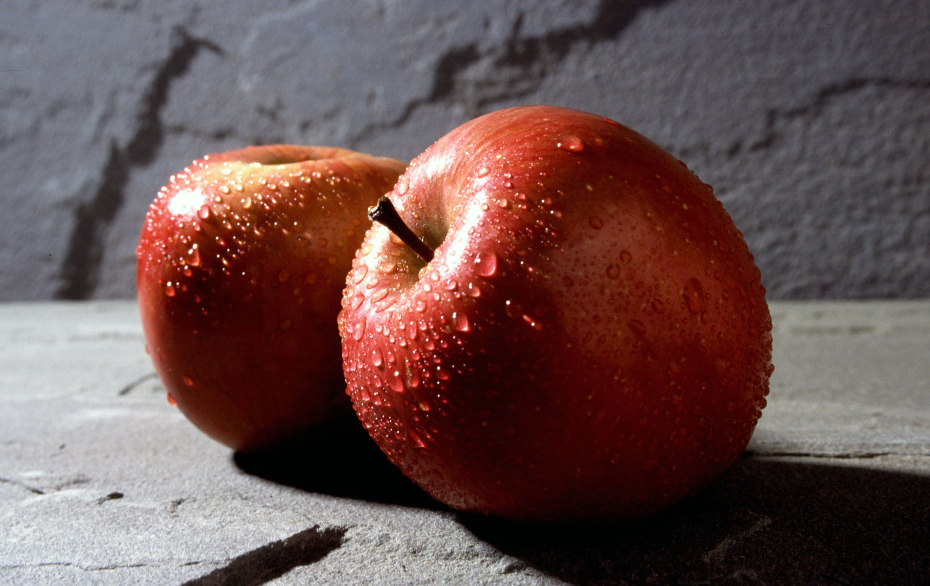
#> input picture cpv-images/apple.jpg, 2790 x 1758 px, given in place of the camera (shown at 1/3 size)
$ jupyter execute 'cpv-camera frames.ipynb'   (shell and % lines are left out)   (older library calls are emulated)   (text cells are left out)
#> lines starting #> are read from the running program, lines starting #| are printed output that depends on the picture; after the words box and inside, x2 and y2 are one past the last pixel; in counts of white or black regions, pixels touching at a corner belong together
[cell 1]
import cv2

cap = cv2.VideoCapture(0)
ret, frame = cap.read()
#> frame is the input picture: shape (1758, 2790, 3); mean B, G, R 78.4, 80.3, 105.8

while True:
    ret, frame = cap.read()
    if not ret:
        break

    cv2.imshow('Frame', frame)
    # Press 'q' to exit
    if cv2.waitKey(1) & 0xFF == ord('q'):
#> (key q is pressed here)
        break

cap.release()
cv2.destroyAllWindows()

[cell 2]
import numpy as np

fx, fy = 800, 800  # pixels
cx, cy = 320, 240  # image center

K = np.array([[fx, 0, cx],
              [0, fy, cy],
              [0, 0, 1]], dtype=float)

print("Matrix K:\n", K)

[cell 3]
import numpy as np

X_3d = np.array([1.0, 2.0, 5.0])
# Perspective divide first
x_norm = X_3d[0] / X_3d[2]
y_norm = X_3d[1] / X_3d[2]

p_h = np.array([x_norm, y_norm, 1])
p_2d = K @ p_h

u = int(p_2d[0])
v = int(p_2d[1])

print("p_2d = K @ p_h:\n", p_2d)
print("u = p_2d[0]:", u)
print("v = p_2d[1]:", v)

[cell 4]
import numpy as np

x, y, z = 1.0, 2.0, 6.5
X_3d_new = np.array([x, y, z])
# Perspective divide first
x_norm = X_3d_new[0] / X_3d_new[2]
y_norm = X_3d_new[1] / X_3d_new[2]

p_h = np.array([x_norm, y_norm, 1])
p_2d = K @ p_h

u = int(p_2d[0])
v = int(p_2d[1])

print("p_2d = K @ p_h:\n", p_2d)
print("u = p_2d[0]:", u)
print("v = p_2d[1]:", v)

[cell 5]
import pickle
import numpy as np

K, dist, image_size, reprojection_error = (np.array([[800, 0, 320],
                                                   [0, 800, 240],
                                                   [0, 0, 1]], dtype=float),
                                           np.array([0.1, -0.05, 0.001, 0.0005, 0.0]),
                                           (640, 480),
                                           0.5)
# Save calibration data
calib_data = {'K': K,
              'dist': dist,
              'image_size': image_size,
              'reprojection_error': reprojection_error}

with open('calib.pkl', 'wb') as f:
    pickle.dump(calib_data, f)

# Load saved calibration
with open('calib.pkl', 'rb') as f:
    calib_data = pickle.load(f)

K = calib_data['K']
dist = calib_data['dist']

print("K matrix loaded:\n", K)

# Save rvecs/tvecs
rvecs = [np.array([[0.1],
                   [0.2],
                   [0.3]])]

tvecs = [np.array([[1.0],
                   [2.0],
                   [3.0]])]

pose_data = {'rvecs': rvecs, 'tvecs': tvecs}

with open('pose.pkl', 'wb') as f:
    pickle.dump(pose_data, f)

[cell 6]
import cv2
import pickle

# Load calibration
with open('calib.pkl', 'rb') as f:
    calib_data = pickle.load(f)

K = calib_data['K']
dist = calib_data['dist']

# Open camera
cap = cv2.VideoCapture(0)

if not cap.isOpened():
    print("Cannot open camera")
    exit()

# Read one frame to get size
ret, frame = cap.read()
if not ret:
    print("Cannot read frame")
    exit()

h, w = frame.shape[:2]
#> h = 1758; w = 2790

# Precompute remap (FAST)
mapx, mapy = cv2.initUndistortRectifyMap(K, dist, None, K, (w, h), cv2.CV_32FC1)

# Loop
while True:
    ret, frame = cap.read()
    if not ret:
        break

    # Undistort
    undist1 = cv2.undistort(frame, K, dist)
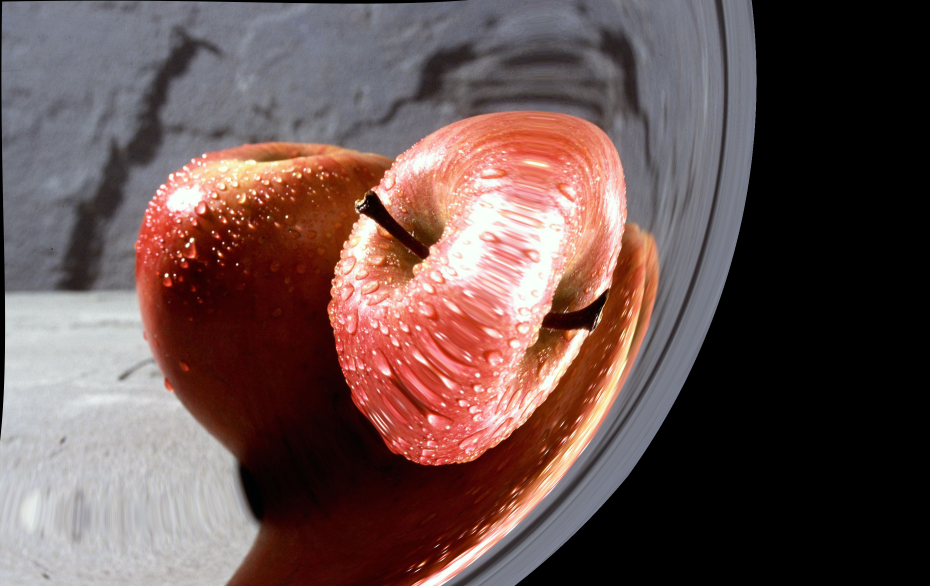
#> undist1: shape (1758, 2790, 3) (shown at 1/3 size); mean B, G, R 79.3, 81.7, 104.6
    undist2 = cv2.remap(frame, mapx, mapy, cv2.INTER_LINEAR)

    # Show
    cv2.imshow('Original', frame)
    cv2.imshow('Undistorted', undist1)
    cv2.imshow('Undistorted (remap)', undist2)

    # Press 'q' to quit
    if cv2.waitKey(1) & 0xFF == ord('q'):
#> (key q is pressed here)
        break

# Cleanup
cap.release()
cv2.destroyAllWindows()

[cell 7]
img = frame.copy()

u1, v1 = 400, 300
u2, v2 = 450, 350

projected_points = [(u1, v1), (u2, v2)]
print("Projected points (u, v):", projected_points)

for (u, v) in projected_points:
    cv2.circle(img, (u, v), 5, (0, 255, 0), -1)

cv2.imshow('Projected', img)

key = cv2.waitKey(0) & 0xFF
#> (key q is pressed here)
if key == ord('q'):
    cv2.destroyAllWindows()

[cell 8]
import cv2

img = cv2.imread("pink_flower.jpg")
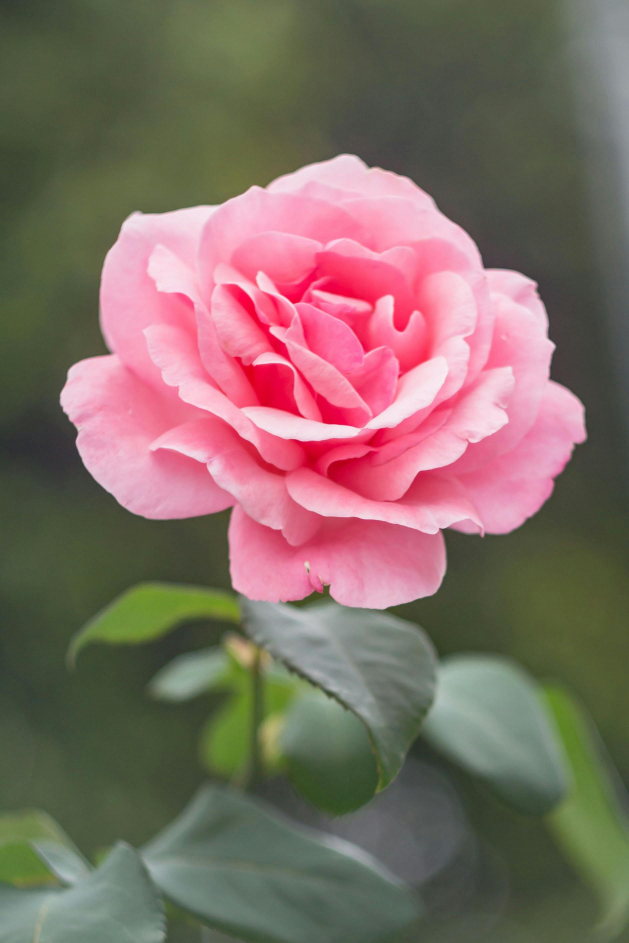
#> input picture pink_flower.jpg, 1886 x 2829 px (shown at 1/3 size)
#> img is the input picture: shape (2829, 1886, 3); mean B, G, R 100.7, 108.5, 128.6
gray = cv2.cvtColor(img, cv2.COLOR_BGR2GRAY)
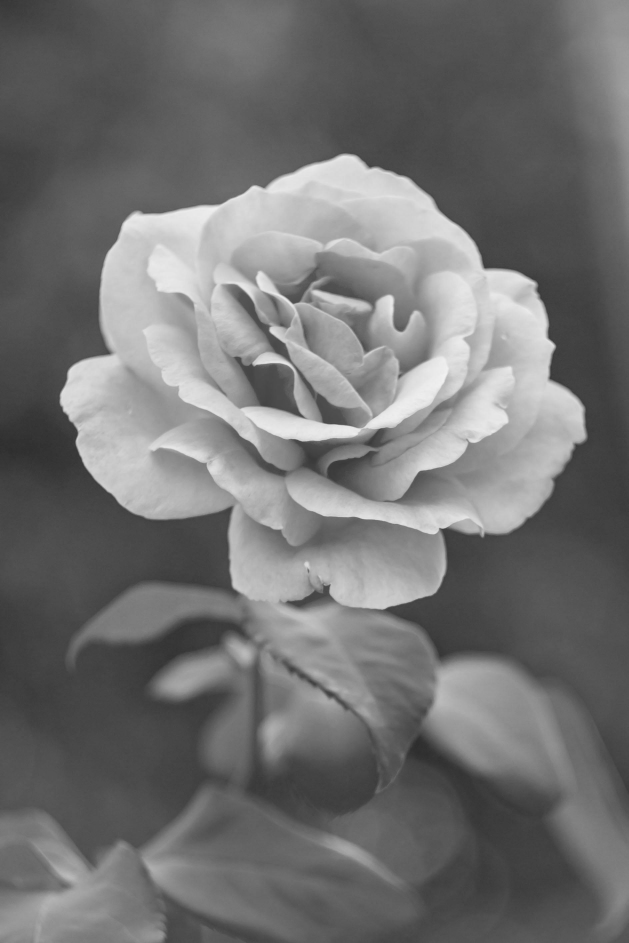
#> gray: shape (2829, 1886) (shown at 1/3 size); min 41, max 244, mean 113.6

# Threshold first
_, thresh = cv2.threshold(gray, 127, 255, cv2.THRESH_BINARY)
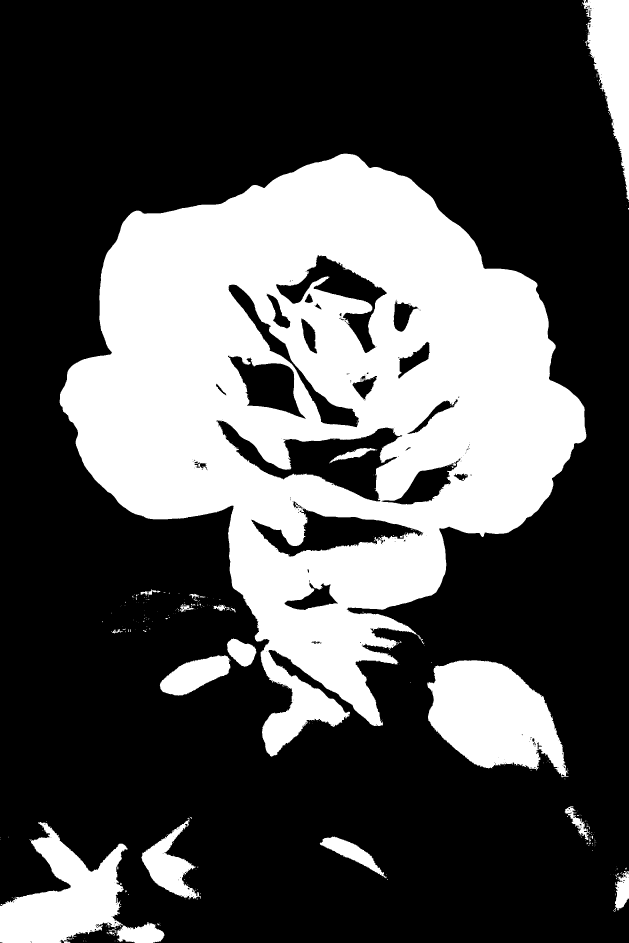
#> thresh: shape (2829, 1886) (shown at 1/3 size); 31.3% white; 342 white regions (304 under 20 px)

# Find contours
contours, _ = cv2.findContours(thresh, cv2.RETR_EXTERNAL, cv2.CHAIN_APPROX_SIMPLE)
#> contours = 291 contours, 267 with area under 20; largest, box (x1, y1, x2, y2) and area: (179, 461, 1759, 2270) 1581820, (1282, 1981, 1707, 2332) 96288, (0, 2466, 384, 2829) 70622, (1746, 0, 1886, 600) 40434, (424, 2453, 602, 2699) 16304

# Draw contours
for cnt in contours:
    cv2.drawContours(img, [cnt], -1, (0,255,0), 2)
#> this loop made 291 passes
#> cnt on passes 1 to 3: [[352, 2824], [352, 2825]], [[258, 2824]], [[344, 2822], [344, 2823], [345, 2823], [345, 2822]]
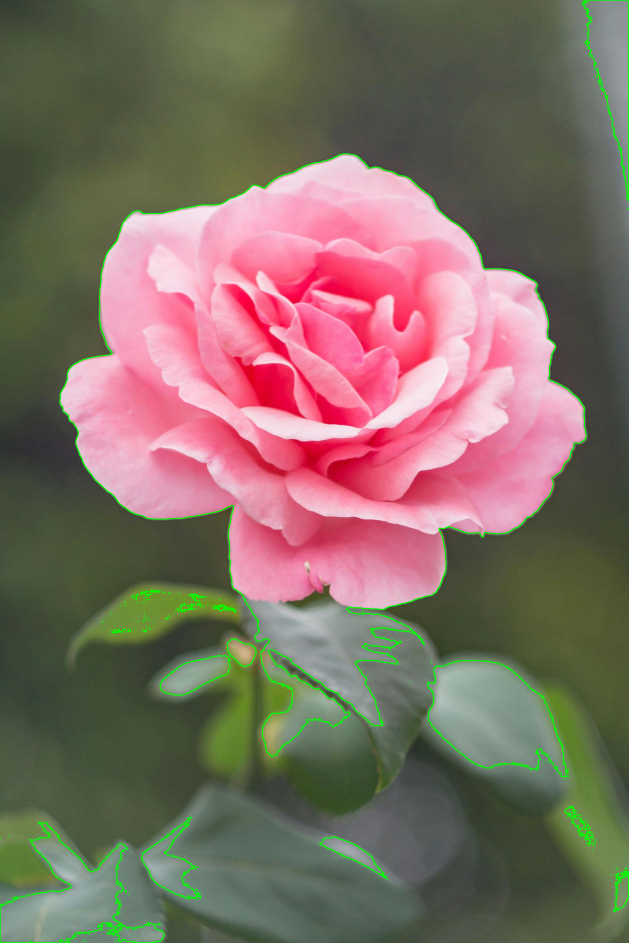
#> img: shape (2829, 1886, 3) (shown at 1/3 size); mean B, G, R 99.3, 110, 127.1

cv2.imshow("Contours", img)

# Save the image with contours
cv2.imwrite("pink_flower_contours.jpg", img)

key = cv2.waitKey(0) & 0xFF
#> (key q is pressed here)
if key == ord('q'):
    cv2.destroyAllWindows()

[cell 9]
# Use the same contours to compute moments
for cnt in contours:
    M = cv2.moments(cnt)
    if M['m00'] != 0:
        cx = int(M['m10'] / M['m00'])
        cy = int(M['m01'] / M['m00'])
        print(f"Centroid: ({cx}, {cy})")
    else:
        print("Contour area is zero, cannot compute centroid.")
#> this loop made 291 passes
#> (cnt, cx, cy) on passes 3, 5, 7, 17, 18, 28, 29, 30, 31, 33: ([[344, 2822], [344, 2823], [345, 2823], [345, 2822]], 344, 2822), ([[249, 2822], [249, 2823], [250, 2823], [250, 2822]], 249, 2822), ([[220, 2814], [219, 2815], [221, 2815], [221, 2814]], 220, 2814), ([[352, 2782], [352, 2783], [354, 2783], [353, 2783]], 352, 2782), ([[318, 2777], [317, 2778], [319, 2778], [319, 2777]], 318, 2777), ([[1843, 2734], [1842, 2735], [1845, 2735], [1844, 2734]], 1843, 2734), ([[1847, 2730], [1846, 2731], [1846, 2732], [1847, 2733]], 1846, 2731), ([[1840, 2730], [1840, 2733], [1841, 2732], [1841, 2731]], 1840, 2731), ([[360, 2712], [360, 2713], [362, 2713], [363, 2712]], 361, 2712), ([[590, 2696], [590, 2697], [593, 2697], [593, 2696]], 591, 2696)
#> (cx, cy) on passes 8, 10, 11, 12, 14, 23: (224, 2808), (322, 2798), (334, 2799), (346, 2795), (336, 2789), (474, 2772)
#| Contour area is zero, cannot compute centroid.
#| Contour area is zero, cannot compute centroid.
#| Centroid: (344, 2822)
#| Contour area is zero, cannot compute centroid.
#| Centroid: (249, 2822)
#| Contour area is zero, cannot compute centroid.
#| Centroid: (220, 2814)
#| Centroid: (224, 2808)
#> (further printed lines are left out)

[cell 10]
# Use the same contours to compute bounding boxes to convert to 3d
import numpy as np

# Simulated depth map
depth_map = np.random.uniform(0.5, 5.0, size=gray.shape).astype(np.float32)

# Example camera intrinsics
fx, fy = 600, 600
cx, cy = 320, 240

for cnt in contours:
    x, y, w, h = cv2.boundingRect(cnt)

    # Center pixel
    u = x + w // 2
    v = y + h // 2

    # Get depth (Z)
    Z = depth_map[v, u]  # depth in meters (or mm → convert!)

    if Z == 0:
        continue  # skip invalid depth

    # Convert to 3D
    X = (u - cx) * Z / fx
    Y = (v - cy) * Z / fy

    print(f"3D Position: X={X:.3f}, Y={Y:.3f}, Z={Z:.3f}")
#> this loop made 291 passes
#> (cnt, x, y, w, h, u, v, Z) on passes 1, 3, 4: ([[352, 2824], [352, 2825]], 352, 2824, 1, 2, 352, 2825, 2.55), ([[344, 2822], [344, 2823], [345, 2823], [345, 2822]], 344, 2822, 2, 2, 345, 2823, 3.33), ([[255, 2822], [255, 2823]], 255, 2822, 1, 2, 255, 2823, 3.25)
#| 3D Position: X=0.136, Y=11.002, Z=2.554
#| 3D Position: X=-0.055, Y=2.312, Z=0.537
#| 3D Position: X=0.139, Y=14.344, Z=3.332
#| 3D Position: X=-0.352, Y=13.972, Z=3.245
#| 3D Position: X=-0.264, Y=9.754, Z=2.266
#| 3D Position: X=-0.298, Y=11.474, Z=2.673
#| 3D Position: X=-0.130, Y=3.346, Z=0.780
#| 3D Position: X=-0.218, Y=5.944, Z=1.388
#> (further printed lines are left out)

[cell 11]
import numpy as np

# Define the transformation matrix
r11, r12, r13 = 1, 0, 0
r21, r22, r23 = 0, 1, 0
r31, r32, r33 = 0, 0, 1
tx, ty, tz = 0.5, 0.0, 0.2

T_base_camera = np.array([[r11, r12, r13, tx],
                          [r21, r22, r23, ty],
                          [r31, r32, r33, tz],
                          [0,   0,   0,   1 ]])

P_camera = np.array([X, Y, Z, 1])
#> P_camera = [7.35, 0.295, 2.95, 1]
P_base = T_base_camera @ P_camera
#> P_base = [7.85, 0.295, 3.15, 1]
Xb, Yb, Zb = P_base[:3]
#> Xb = 7.85; Yb = 0.295; Zb = 3.15

for cnt in contours:
    x, y, w, h = cv2.boundingRect(cnt)

    # Center pixel
    u = x + w // 2
    v = y + h // 2

    Z = depth_map[v, u]
    if Z <= 0:
        continue

    # Camera intrinsics
    X = (u - cx) * Z / fx
    Y = (v - cy) * Z / fy

    # Camera frame point
    P_camera = np.array([X, Y, Z, 1])

    # Transform to robot base
    P_base = T_base_camera @ P_camera

    Xb, Yb, Zb = P_base[:3]

    print(f"Robot Target: X={Xb:.3f}, Y={Yb:.3f}, Z={Zb:.3f}")
#> this loop made 291 passes
#> cnt on passes 2 to 4: [[258, 2824]], [[344, 2822], [344, 2823], [345, 2823], [345, 2822]], [[255, 2822], [255, 2823]]
